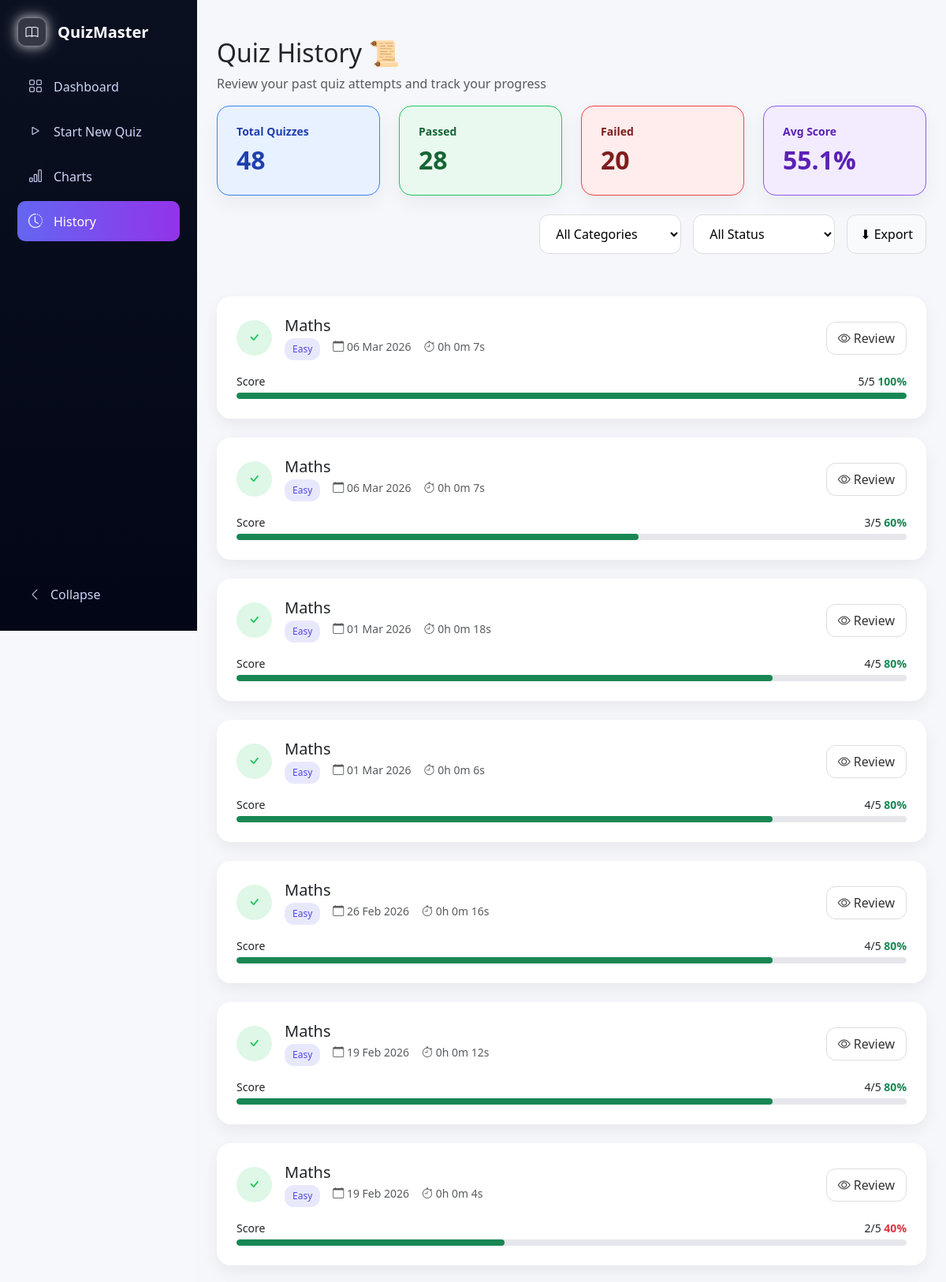
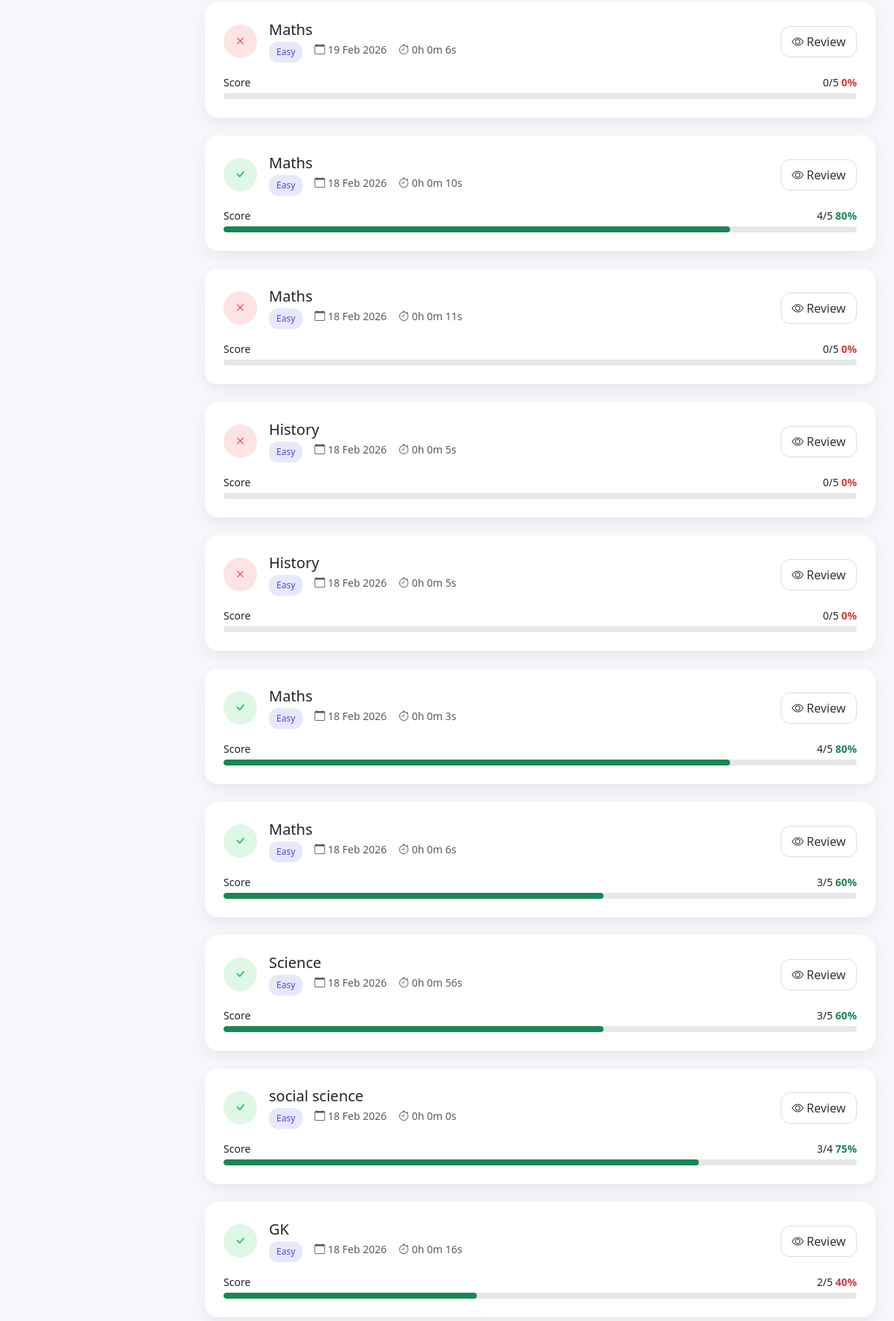
Screenshot of /user/history.php (signed in, upper part) with the database file from the repository (2 pictures, top to bottom).
### tables this page shows
CREATE TABLE `quiz_attempts` (
  `id` int(11) NOT NULL,
  `user_id` int(11) NOT NULL,
  `category_id` int(11) NOT NULL,
  `difficulty` enum('easy','medium','hard') NOT NULL,
  `total_questions` int(11) NOT NULL,
  `correct_answers` int(11) NOT NULL,
  `score` int(11) NOT NULL,
  `accuracy` decimal(5,2) DEFAULT NULL,
  `attempted_at` timestamp NOT NULL DEFAULT current_timestamp()
);

CREATE TABLE `categories` (
  `id` int(11) NOT NULL,
  `category_name` varchar(100) NOT NULL
);

### user/history.php (the view, shortened to what this page needs)
<?php
require_once __DIR__ . "/../includes/db.php";
$user_id = $_SESSION['user_id'];
$qTotal = mysqli_query($conn, "
    SELECT COUNT(*) AS total_quizzes
    FROM quiz_attempts
    WHERE user_id=$user_id
");
$total_quizzes = mysqli_fetch_assoc($qTotal)['total_quizzes'] ?? 0;
$qPassed = mysqli_query($conn, "
    SELECT COUNT(*) AS passed
    FROM quiz_attempts
    WHERE user_id=$user_id AND accuracy>=50
");
$passed = mysqli_fetch_assoc($qPassed)['passed'] ?? 0;
$qFailed = mysqli_query($conn, "
    SELECT COUNT(*) AS failed
    FROM quiz_attempts
    WHERE user_id=$user_id AND accuracy<50
");
$failed = mysqli_fetch_assoc($qFailed)['failed'] ?? 0;
$qAvg = mysqli_query($conn, "
    SELECT ROUND((SUM(correct_answers)/SUM(total_questions))*100,1) AS avg_percentage
    FROM quiz_attempts
    WHERE user_id=$user_id
");
$avg_score = mysqli_fetch_assoc($qAvg)['avg_percentage'] ?? 0;
$where = "WHERE qa.user_id=?";
$params = [$user_id];
$types = "i";
$sql = "
SELECT
    qa.id AS attempt_id,
    c.category_name,
    qa.difficulty,
    qa.total_questions,
    qa.correct_answers,
    qa.score,
    qa.accuracy,
    qa.attempted_at,
    IFNULL(SUM(ad.time_taken),0) AS total_time
FROM quiz_attempts qa
JOIN categories c ON qa.category_id=c.id
LEFT JOIN attempt_details ad ON qa.id=ad.attempt_id
$where
GROUP BY qa.id
ORDER BY qa.attempted_at DESC
";
$stmt = mysqli_prepare($conn, $sql);
mysqli_stmt_bind_param($stmt, $types, ...$params);
mysqli_stmt_execute($stmt);
$result = mysqli_stmt_get_result($stmt);
function formatTime($seconds)
{
    $h = floor($seconds / 3600);
    $m = floor(($seconds % 3600) / 60);
    $s = $seconds % 60;
    return "{$h}h {$m}m {$s}s";
}
?>
<!DOCTYPE html>
<html>
<head>
    <link href="https://cdn.jsdelivr.net/npm/bootstrap@5.3.2/dist/css/bootstrap.min.css" rel="stylesheet">
    <link href="https://cdn.jsdelivr.net/npm/bootstrap-icons@1.11.1/font/bootstrap-icons.css" rel="stylesheet">
    <link href="history.css?v=2" rel="stylesheet">
</head>
<body>
    <div class="wrapper">
        <div class="sidebar" id="sidebar">
            <div class="logo">
                <div class="logo-icon">
                    <i class="bi bi-book"></i>
                </div>
                <div class="logo-text">QuizMaster</div>
            </div>
            <?php
            $currentPage = basename($_SERVER['PHP_SELF']);
            ?>
            <div class="menu">
                <a class="side-link <?= $currentPage == "dashboard.php" ? 'active' : '' ?>" href="dashboard.php">
                    <i class="bi bi-grid"></i>
                    <span class="link-text">Dashboard</span>
                </a>
                <a class="side-link <?= $currentPage == "start_quiz.php" ? 'active' : '' ?>" href="start_quiz.php">
                    <i class="bi bi-play"></i>
                    <span class="link-text">Start New Quiz</span>
                </a>
                <a class="side-link <?= $currentPage == "charts.php" ? 'active' : '' ?>" href="charts.php">
                    <i class="bi bi-bar-chart"></i>
                    <span class="link-text">Charts</span>
                </a>
                <a class="side-link <?= $currentPage == "history.php" ? 'active' : '' ?>" href="history.php">
                    <i class="bi bi-clock-history"></i>
                    <span class="link-text">History</span>
                </a>
            </div>
            <div class="collapse-btn" id="toggleBtn">
                <i class="bi bi-chevron-left"></i>
                <span class="link-text">Collapse</span>
            </div>
        </div>
        <div class=" py-5  main-content" id="mainContent">
            <h2>Quiz History 📜</h2>
            <p class="text-muted">Review your past quiz attempts and track your progress</p>
            <div class="row g-4 mb-4">
                <div class="col-md-3">
                    <div class="stat-card stat-blue">
                        <h6>Total Quizzes</h6>
                        <h2><?= $total_quizzes ?></h2>
                    </div>
                </div>
                <div class="col-md-3">
                    <div class="stat-card stat-green">
                        <h6>Passed</h6>
                        <h2><?= $passed ?></h2>
                    </div>
                </div>
                <div class="col-md-3">
                    <div class="stat-card stat-red">
                        <h6>Failed</h6>
                        <h2><?= $failed ?></h2>
                    </div>
                </div>
                <div class="col-md-3">
                    <div class="stat-card stat-purple">
                        <h6>Avg Score</h6>
                        <h2><?= $avg_score ?>%</h2>
                    </div>
                </div>
            </div>
            <div class="filter-bar d-flex justify-content-end gap-3 mb-4">
                <form method="GET" class="filter-wrap">
                    <select name="category_id" onchange="this.form.submit()">
                        <option value="all">All Categories</option>
                    </select>
                    <select name="status" onchange="this.form.submit()">
                        <option value="all">All Status</option>
                    </select>
                    <button type="submit" name="export" value="1">
                        ⬇ Export
                    </button>
                </form>
            </div>
            <?php if (mysqli_num_rows($result) == 0): ?>
                <p>No quiz attempts yet.</p>
            <?php else: ?>
                <?php while ($row = mysqli_fetch_assoc($result)):
                    $percent = round($row['accuracy']);
                    $passedClass = $percent >= 40 ? 'bg-success' : 'bg-danger';
                    $total_time = formatTime($row['total_time']);
                ?>
                    <div class="history-card mb-4">
                        <div class="d-flex justify-content-between align-items-center">
                            <div class="d-flex align-items-center gap-3">
                                <div class="status-icon <?= $percent >= 40 ? 'success' : 'danger' ?>">
                                    <i class="bi <?= $percent >= 40 ? 'bi-check' : 'bi-x' ?>"></i>
                                </div>
                                <div>
                                    <h5 class="mb-1"><?= htmlspecialchars($row['category_name']) ?></h5>
                                    <div class="text-muted small d-flex gap-3 flex-wrap">
                                        <span class="badge-soft">
                                            <?= ucfirst($row['difficulty']) ?>
                                        </span>
                                        <span>
                                            <i class="bi bi-calendar"></i>
                                            <?= date("d M Y", strtotime($row['attempted_at'])) ?>
                                        </span>
                                        <span>
                                            <i class="bi bi-stopwatch"></i>
                                            <?= $total_time ?>
                                        </span>
                                    </div>
                                </div>
                            </div>
                            <a href="review.php?attempt_id=<?= $row['attempt_id'] ?>" class="review-btn">
                                <i class="bi bi-eye"></i> Review
                            </a>
                        </div>
                        <div class="mt-3">
                            <div class="d-flex justify-content-between small">
                                <span>Score</span>
                                <span>
                                    <?= $row['score'] ?>/<?= $row['total_questions'] ?>
                                    <strong class="<?= $percent >= 50 ? 'text-success' : 'text-danger' ?>">
                                        <?= $percent ?>%
                                    </strong>
                                </span>
                            </div>
                            <div class="progress mt-1">
                                <div class="progress-bar <?= $passedClass ?>"
                                    style="width:<?= $percent ?>%">
                                </div>
                            </div>
                        </div>
                    </div>
                <?php endwhile; ?>
            <?php endif; ?>
        </div>
    </div>
</body>
</html>

### user/history.css (style rules this page uses)
body { background:#f6f8fc; font-family:system-ui,-apple-system,Segoe UI,Roboto; }
.wrapper { display:flex; min-height:100vh; }
.logo { display:flex; align-items:center; gap:14px; color:#fff; transform-origin:left center; will-change: transform; margin-bottom:25px; transition: transform 0.6s cubic-bezier(0.16,1,0.3,1), filter 0.6s ease; }
.logo-icon { width:37px; height:37px; border-radius:10px; background:rgba(255,255,255,0.171); border:1px solid rgba(255,255,255,0.363); display:flex; align-items:center; justify-content:center; position:relative; overflow:hidden; box-shadow: 0 0 12px rgba(255,255,255,0.6), 0 0 25px rgba(255,255,255,0.4); }
.logo-icon::after { content:""; position:absolute; top:0; left:-150%; width:80%; height:100%; background:linear-gradient( 120deg, transparent, rgba(255,255,255,0.35), transparent ); animation:shine-wave 3s infinite; }
.logo-icon i { font-size:16px; color:#fff; }
.sidebar { position: fixed; top: 0; left: 0; width:250px; height:100vh; background:linear-gradient(180deg,#0b1020,#020617); padding:22px; display:flex; flex-direction:column; transition:width .35s ease; z-index:1000; }
.logo-text { font-size:20px; font-weight:700; }
.side-link { display:flex; align-items:center; gap:14px; padding:12px 14px; color:#cbd5f5; text-decoration:none; border-radius:10px; margin-bottom:6px; transition: background .25s ease, color .25s ease; }
.side-link i { font-size:18px; }
.side-link.active { background:linear-gradient(90deg,#6366f1,#9333ea); color:#fff; }
.collapse-btn { margin-top:auto; display:flex; align-items:center; gap:12px; padding:12px 14px; color:#cbd5f5; cursor:pointer; }
.sidebar, .main-content { transition: all .35s ease; }
.main-content { width: 100%; margin-left:250px; min-height:100vh; padding:25px; background:#f5f7fb; transition:margin-left .35s ease; }
.progress { height:8px; border-radius:10px; }
.badge-soft { background:#eef2ff; color:#4f46e5; border-radius:20px; padding:4px 12px; font-size:12px; }
.review-btn { border:1px solid #ddd; background:#fff; padding:6px 14px; border-radius:10px; }
.stat-card { border-radius:16px; padding:24px; background:#fff; box-shadow:0 10px 25px rgba(0,0,0,.05); }
.stat-blue { background:#e8f1ff; border:1px solid #3b82f6; color:#1e40af; }
.stat-green { background:#e9f9ef; border:1px solid #22c55e; color:#166534; }
.stat-red { background:#ffecec; border:1px solid #ef4444; color:#7f1d1d; }
.stat-purple { background:#f3ecff; border:1px solid #8b5cf6; color:#5b21b6; }
.stat-card h6 { font-size:14px; font-weight:600; margin-bottom:8px; }
.stat-card h2 { font-size:32px; font-weight:700; margin:0; }
.filter-bar select { min-width: 180px; }
.history-card { background: #fff; border-radius: 18px; padding: 25px; box-shadow: 0 8px 20px rgba(0,0,0,0.06); transition: 0.3s ease; }
.status-icon { width: 45px; height: 45px; border-radius: 50%; display:flex; align-items:center; justify-content:center; font-size:20px; }
.status-icon.success { background: rgba(34,197,94,0.15); color: #22c55e; }
.status-icon.danger { background: rgba(239,68,68,0.15); color: #ef4444; }
.badge-soft { background: rgba(99,102,241,0.15); color: #4f46e5; padding: 5px 10px; border-radius: 12px; font-size: 12px; }
.review-btn { border: 1px solid #ddd; padding: 8px 14px; border-radius: 12px; text-decoration: none; color: #333; transition: 0.3s ease; }
.progress { height: 8px; border-radius: 10px; background: #e5e7eb; }
.progress-bar { border-radius: 10px; }
.filter-wrap { display:flex; gap:15px; justify-content:flex-end; margin-bottom:30px; }
.filter-wrap select, .filter-wrap button { padding:12px 16px; border-radius:12px; border:1px solid #ddd; background:#fff; font-weight:500; cursor:pointer; }
.filter-wrap button { background:#f8fafc; }

### rows the page displays
quiz_attempts: category.category_name "Maths", difficulty "Easy", attempted_at "06 Mar 2026", total_time "0h 0m 7s", score "5", total_questions "5", accuracy "100"
quiz_attempts: category.category_name "Maths", difficulty "Easy", attempted_at "06 Mar 2026", total_time "0h 0m 7s", score "3", total_questions "5", accuracy "60"
quiz_attempts: category.category_name "Maths", difficulty "Easy", attempted_at "01 Mar 2026", total_time "0h 0m 18s", score "4", total_questions "5", accuracy "80"
quiz_attempts: category.category_name "Maths", difficulty "Easy", attempted_at "01 Mar 2026", total_time "0h 0m 6s", score "4", total_questions "5", accuracy "80"
quiz_attempts: category.category_name "Maths", difficulty "Easy", attempted_at "26 Feb 2026", total_time "0h 0m 16s", score "4", total_questions "5", accuracy "80"
quiz_attempts: category.category_name "Maths", difficulty "Easy", attempted_at "19 Feb 2026", total_time "0h 0m 12s", score "4", total_questions "5", accuracy "80"
quiz_attempts: category.category_name "Maths", difficulty "Easy", attempted_at "19 Feb 2026", total_time "0h 0m 4s", score "2", total_questions "5", accuracy "40"
quiz_attempts: category.category_name "Maths", difficulty "Easy", attempted_at "19 Feb 2026", total_time "0h 0m 6s", score "0", total_questions "5", accuracy "0"
quiz_attempts: category.category_name "Maths", difficulty "Easy", attempted_at "18 Feb 2026", total_time "0h 0m 10s", score "4", total_questions "5", accuracy "80"
quiz_attempts: category.category_name "Maths", difficulty "Easy", attempted_at "18 Feb 2026", total_time "0h 0m 11s", score "0", total_questions "5", accuracy "0"
quiz_attempts: category.category_name "History", difficulty "Easy", attempted_at "18 Feb 2026", total_time "0h 0m 5s", score "0", total_questions "5", accuracy "0"
quiz_attempts: category.category_name "History", difficulty "Easy", attempted_at "18 Feb 2026", total_time "0h 0m 5s", score "0", total_questions "5", accuracy "0"
quiz_attempts: category.category_name "Maths", difficulty "Easy", attempted_at "18 Feb 2026", total_time "0h 0m 3s", score "4", total_questions "5", accuracy "80"
quiz_attempts: category.category_name "Maths", difficulty "Easy", attempted_at "18 Feb 2026", total_time "0h 0m 6s", score "3", total_questions "5", accuracy "60"
quiz_attempts: category.category_name "Science", difficulty "Easy", attempted_at "18 Feb 2026", total_time "0h 0m 56s", score "3", total_questions "5", accuracy "60"
quiz_attempts: category.category_name "social science", difficulty "Easy", attempted_at "18 Feb 2026", total_time "0h 0m 0s", score "3", total_questions "4", accuracy "75"
quiz_attempts: category.category_name "GK", difficulty "Easy", attempted_at "18 Feb 2026", total_time "0h 0m 16s", score "2", total_questions "5", accuracy "40"

### other values shown
$total_quizzes "48"
$passed "28"
$failed "20"
$avg_score "55.1"
